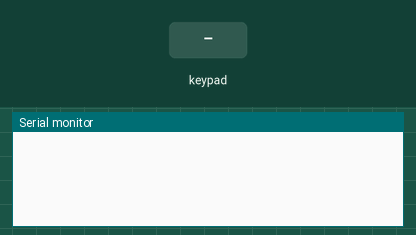
Simulated run of this sketch. Board: Arduino Mega 2560, built with avr-gcc and run on an emulated ATmega2560. Shown: the last lines printed to the serial monitor. The inputs (shaded band) are chosen by the test bench.

Above: at 1.2 s.
1.3 s: key '1' pressed
At 2.5 s:
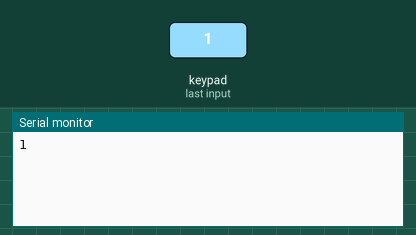
2.8 s: keypad keys 3 7 3 5 3 3 3 1 # pressed 0.4 s apart
At 6.4 s:
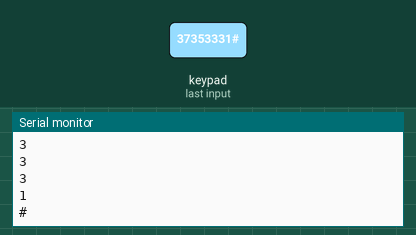
7.9 s: key 'A' pressed
At 8.8 s:
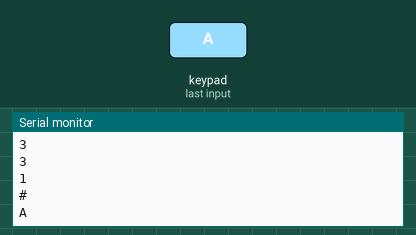
9.4 s: keypad keys 3 7 3 5 3 3 3 1 * pressed 0.4 s apart
At 13.7 s:
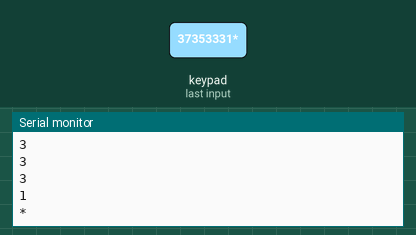
14.5 s: key 'B' pressed
At 15.0 s:
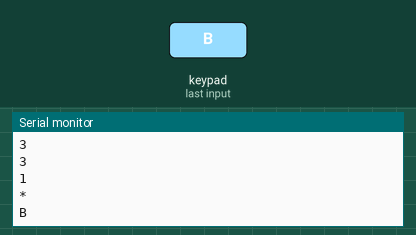
16.0 s: keypad keys 3 7 3 5 3 3 3 1 D pressed 0.4 s apart
At 19.7 s:
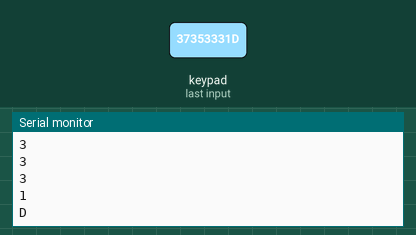
Timing chart, 0 to 21.2 s (numbered marks = the images above; inputs shaded):
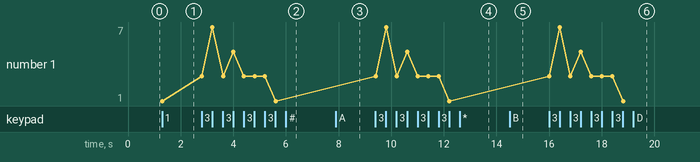

The sketch:

keypad.ino
```cpp
//4x3 keypad (no letters)

//keypad library
#include <Keypad.h>

//initializing keypad
const byte ROWS = 4; //4 rows
const byte COLS = 4; //4 columns

char keys[ROWS][COLS] = {
  {'1', '2', '3', 'A'},
  {'4', '5', '6', 'B'},
  {'7', '8', '9', 'C'},
  {'*', '0', '#', 'D'}
};
byte row_pins[ROWS] = {37, 35, 33, 31}; //connect to the row pinouts of the keypad
byte col_pins[COLS] = {29, 27, 25, 23}; // connect to the column pinouts of the keypad

Keypad keypad = Keypad( makeKeymap(keys), row_pins, col_pins, ROWS, COLS);

void setup() {
  // put your setup code here, to run once:
  Serial.begin(9600);
}

void loop() {
  // put your main code here, to run repeatedly:

  //get the character of the button pressed
  char key = keypad.getKey();

  //key = 0 if no buttons are pressed
  if(key) {
    Serial.println(key);
  }
}
```

Measured:
- after the input at 1.3 s, the serial monitor: prints a new line at once (image 1)
- after the input at 2.8 s, the serial monitor: prints a new line at once (image 2)
- after the input at 7.9 s, the serial monitor: prints a new line at once (image 3)
- after the input at 9.4 s, the serial monitor: prints a new line at once (image 4)
- after the input at 14.5 s, the serial monitor: prints a new line at once (image 5)
- after the input at 16.0 s, the serial monitor: prints a new line at once (image 6)
